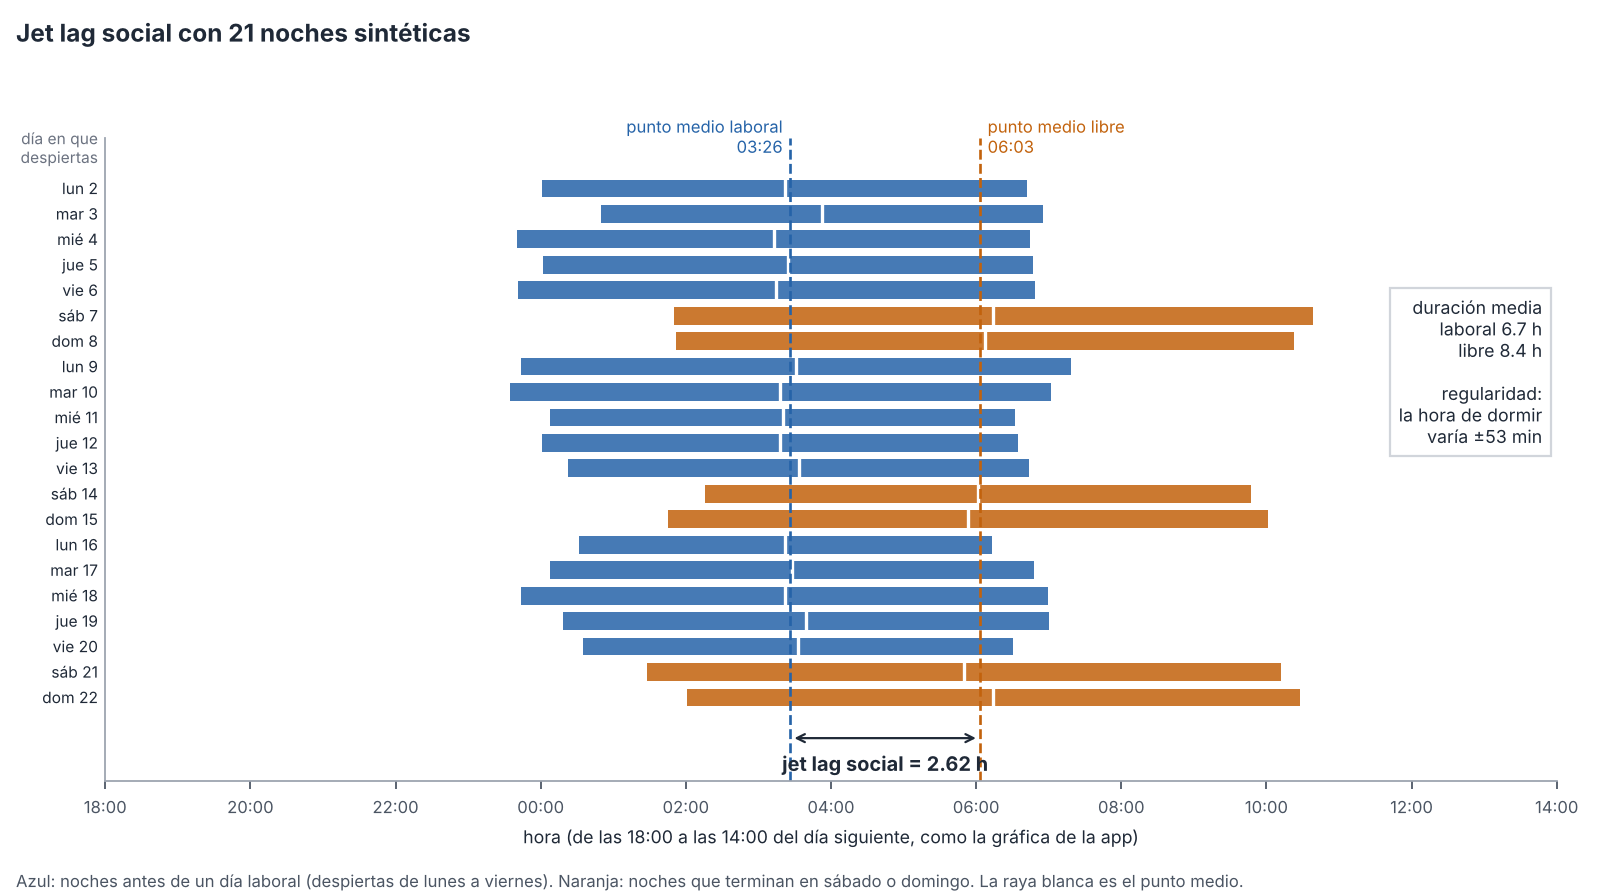

Recreate this plot in Python.
"""Figura 5.4 - Ritmo de sueño y jet lag social como en Analisis.ritmo (ciencia/Analisis.kt): cada noche se guarda con el día en
que despiertas; las noches que terminan en sábado o domingo son «libres»; punto medio = (inicio + fin)/2; jet lag social =
|media de puntos medios libres − media de puntos medios laborales| (Wittmann et al., 2006); regularidad = desviación estándar
de la hora de dormir. 21 noches SINTÉTICAS. Uso: python fig28_jetlag_social.py [salida.png]"""
import sys
from datetime import date, timedelta
import numpy as np
import matplotlib
matplotlib.use("Agg")
import matplotlib.pyplot as plt
import estilo  # paleta y tipografía comunes (módulo 12)

rng = np.random.default_rng(4)
inicio_dia = date(2026, 3, 2)                       # lunes
noches = []
for k in range(21):
    despierta = inicio_dia + timedelta(days=k)
    libre = despierta.isoweekday() >= 6             # sábado o domingo (Analisis.ritmo: dayOfWeek >= 6)
    ini = (25.75 if libre else 24.25) + rng.normal(0, .35)      # 01:45 o 00:15 (horas desde la medianoche anterior)
    fin = (34.25 if libre else 30.75) + rng.normal(0, .25)      # 10:15 o 06:45 del día siguiente (+24)
    noches.append((despierta, ini, fin, libre))
lab = [(i + f) / 2 for _, i, f, l in noches if not l]; lib = [(i + f) / 2 for _, i, f, l in noches if l]
msw, msf = np.mean(lab), np.mean(lib); sjl = abs(msf - msw); sd = np.std([i for _, i, _, _ in noches], ddof=1)
dur_lab = np.mean([f - i for _, i, f, l in noches if not l]); dur_lib = np.mean([f - i for _, i, f, l in noches if l])
def hhmm(h): h %= 24; return f"{int(h):02d}:{int(round((h % 1) * 60)) % 60:02d}"

fig, ax = plt.subplots(figsize=(10, 5.6), dpi=160)
DIAS = "lun mar mié jue vie sáb dom".split()
for j, (d, i, f, l) in enumerate(noches):
    ax.barh(j, f - i, left=i, height=.7, color=estilo.OCRE if l else estilo.AZUL, alpha=.85)
    ax.plot([(i + f) / 2] * 2, [j - .35, j + .35], color="white", lw=1.5)
    ax.text(17.9, j, f"{DIAS[d.isoweekday() - 1]} {d.day}", ha="right", va="center", fontsize=7)
ax.axvline(msw, color=estilo.AZUL, ls="--", lw=1.2); ax.axvline(msf, color=estilo.OCRE, ls="--", lw=1.2)
ax.annotate("", xy=(msf, 21.6), xytext=(msw, 21.6), arrowprops=dict(arrowstyle="<->", color=estilo.TINTA))
ax.text((msw + msf) / 2, 22.6, f"jet lag social = {sjl:.2f} h", ha="center", va="center", fontsize=9, weight="bold")
ax.text(msw - .1, -1.4, f"punto medio laboral\n{hhmm(msw)}", ha="right", fontsize=7.5, color=estilo.AZUL)
ax.text(msf + .1, -1.4, f"punto medio libre\n{hhmm(msf)}", ha="left", fontsize=7.5, color=estilo.OCRE)
ax.set_xlim(18, 38); ax.set_ylim(-2, 23.3); ax.invert_yaxis(); ax.set_yticks([])
ax.set_xticks(range(18, 39, 2)); ax.set_xticklabels([hhmm(h) for h in range(18, 39, 2)], fontsize=7.5)
ax.set_xlabel("hora (de las 18:00 a las 14:00 del día siguiente, como la gráfica de la app)", fontsize=8)
ax.text(37.8, 10, f"duración media\nlaboral {dur_lab:.1f} h\nlibre {dur_lib:.1f} h\n\nregularidad:\nla hora de dormir\nvaría ±{sd * 60:.0f} min", ha="right", fontsize=8,
        bbox=dict(fc="white", ec=estilo.GRIS_CLARO))
ax.text(17.9, -1.0, "día en que\ndespiertas", ha="right", fontsize=7, color=estilo.GRIS)
fig.suptitle("Jet lag social con 21 noches sintéticas", x=.01, ha="left", fontsize=11, weight="bold", color=estilo.TINTA)
fig.text(.01, .01, "Azul: noches antes de un día laboral (despiertas de lunes a viernes). Naranja: noches que terminan en sábado o domingo. La raya blanca es el punto medio.",
         fontsize=7.5, color=estilo.TINTA_2)
fig.tight_layout(rect=(0, .03, 1, .95))
fig.savefig(sys.argv[1] if len(sys.argv) > 1 else "fig28_jetlag_social.png")
print(f"MSW={hhmm(msw)} ({msw:.2f}) MSF={hhmm(msf)} ({msf:.2f}) SJL={sjl:.2f} h; sd dormir={sd*60:.0f} min; dur lab {dur_lab:.2f} lib {dur_lib:.2f}; n lab {len(lab)} lib {len(lib)}")
